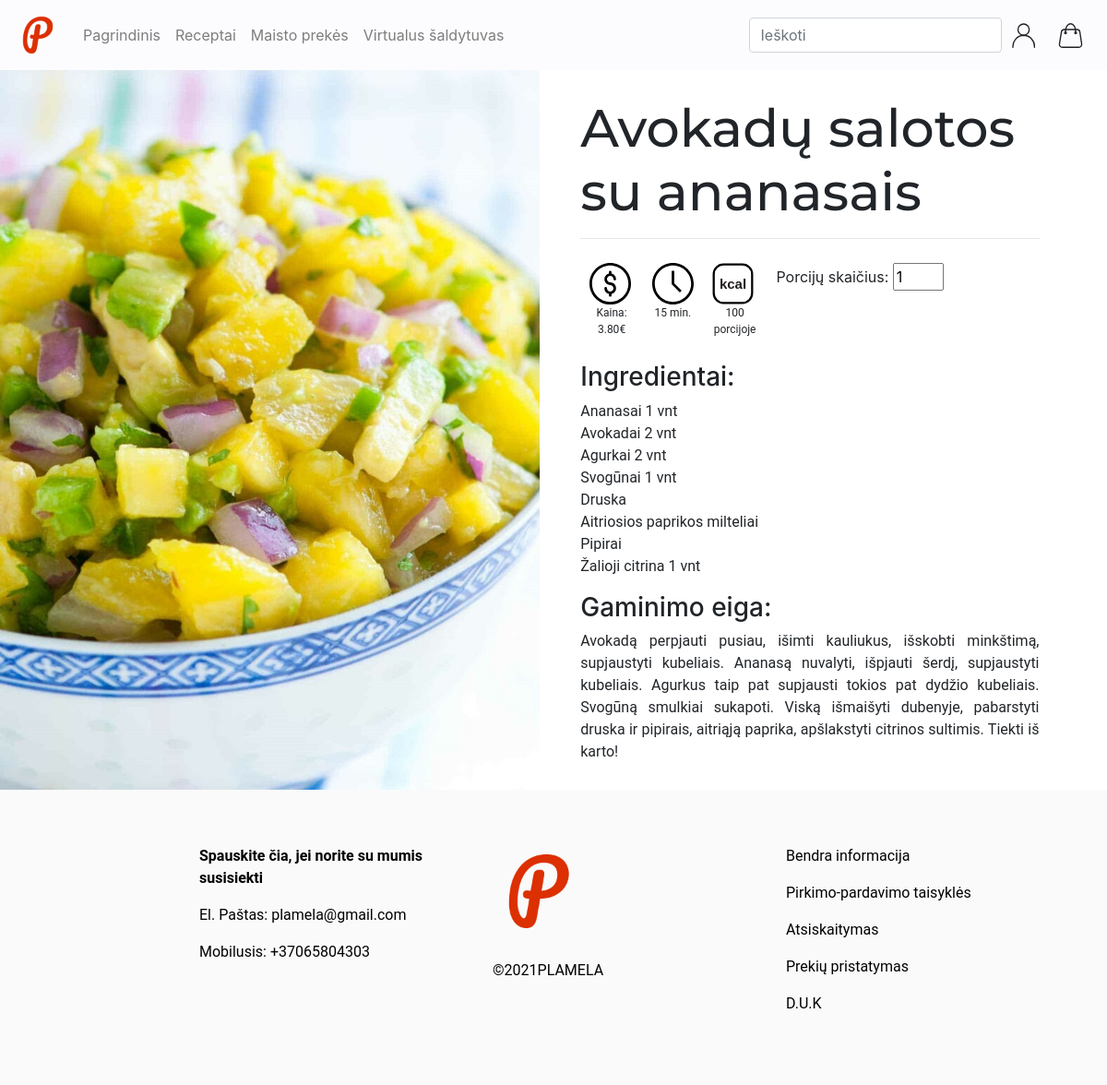
The app's page /receptas.php/?recid=1 with its own data.
### tables this page shows
CREATE TABLE `recipes` (
  `rec_id` int(11) NOT NULL,
  `rec_name` varchar(32) NOT NULL,
  `rec_desc` text NOT NULL,
  `rec_ingredients` text NOT NULL,
  `rec_approxPrice` varchar(32) NOT NULL,
  `rec_calories` int(11) NOT NULL,
  `rec_img` varchar(32) NOT NULL
);

### receptas.php (the view, shortened to what this page needs)
<!DOCTYPE html>
<html lang="lt">
<head>
</head>
<body>
    <?php
        $recipe = $_GET["recid"];
        $hostname = "localhost";
        $username = "root";
        $password = "";
        $db = "plamela";
        $dbconnect = mysqli_connect($hostname,$username,$password,$db);
        $REZ = $dbconnect -> query("SELECT `rec_id`, `rec_name`, `rec_desc`, `rec_ingredients`, `rec_approxPrice`, `rec_calories`, `rec_img` FROM `recipes` WHERE `rec_id` = $recipe")
        or die(mysql_error());
        $recipes = [];
        for ($i = 0;  $i < $REZ->num_rows; $i++) {
            $recipes[$i] = $REZ -> fetch_assoc();
        }
    ?>
    <div class="row noPad noMrg">
        <div class="col-md noPad noMrg"><img style="width:100%" src="../rec-img/<?php echo $recipes[0]['rec_img']; ?>"></div>
        <div class="col-md">
            <div class="receptas">
                <h2><?php echo $recipes[0]['rec_name']; ?></h2><hr>
                <div class="icons1">
                    <div class="icons">
                        <img src="../img/dollar.svg">
                        <p>Kaina: <?php echo $recipes[0]['rec_approxPrice']; ?>€</p>
                    </div>
                    <div class="icons">
                        <img src="../img/clock.svg">
                        <p> 15 min.</p>
                    </div>
                    <div class="icons">
                        <img src="../img/kcal.svg">
                        <p><?php echo $recipes[0]['rec_calories']; ?> porcijoje</p>
                    </div>
                    <div class="icons">
                        Porcijų skaičius:
                        <input id="porcijos" type="number" style="width:20%" min="1" title="Porcijų skaičius" required="required" onchange="perskaiciuoti(this.value)">
                    </div>
                </div>
                <h3>Ingredientai:</h3>
                <p>
                    <?php
                        $ingredients = explode("\r\n", $recipes[0]['rec_ingredients']);
                        for ($i = 0;  $i < count($ingredients); $i++) {
                            $namecountval = explode(" | ", $ingredients[$i]);
                            echo $namecountval[0] . " <span class='kiekis'>" . $namecountval[1] . "</span> " . $namecountval[2] . " ";
                            echo '<br>';
                        }
                    ?>
                </p>
                <h3>Gaminimo eiga:</h3>
                <p>
                    <?php echo $recipes[0]['rec_desc']; ?>
                </p>
            </div>
        </div>
    </div>
</body>
</html>

### style2.css (style rules this page uses)
p { font-family: "Roboto", sans-serif; }
.receptas { padding-left: 5%; padding-right: 10%; padding-top: 5%; }
.receptas h2 { font-family: "Montserrat", sans-serif; font-size: 57px; }
.receptas p { text-align: justify; }
.icons1 { display: flex; }
.icons { margin: 10px; }
.icons p { text-align: center; font-size: 12px; }
.icons img { width: 45px; }
.noPad { padding: 0 !important; }
.noMrg { margin: 0 !important; }
h2 { font-family: "Roboto", sans-serif; }

### records on screen
recipes: rec_img (picture), rec_name "Avokadų salotos su ananasais", rec_approxPrice "3.80", rec_calories "100", rec_ingredients "Ananasai", rec_ingredients "1", rec_ingredients "vnt", rec_ingredients "Avokadai", rec_ingredients "2", rec_ingredients "Agurkai", rec_ingredients "Svogūnai", rec_ingredients "Druska", rec_ingredients "Aitriosios paprikos milteliai", rec_ingredients "Pipirai", rec_ingredients "Žalioji citrina", rec_desc "Avokadą perpjauti pusiau, išimti kauliukus, išskobti minkštimą, supjaustyti kubeliais. Ananasą nuvalyti, išpjauti šerdį, supjaustyti kubeliais. Agurkus taip pat supjausti tokios pat dydžio kubeliais. Svogūną smulkiai sukapoti. Viską išmaišyti dubenyje, pabarstyti druska ir pipirais, aitriąją paprika, apšlakstyti citrinos sultimis. Tiekti iš karto!"
